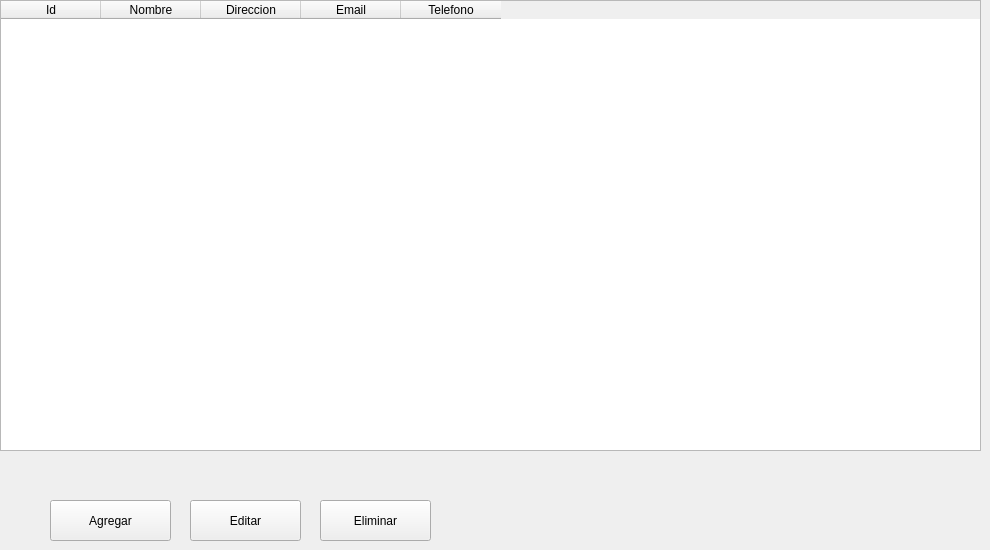
            <widget class="QWidget" name="clientes">
             <widget class="QPushButton" name="btn_eliminarC">
              <property name="geometry">
               <rect>
                <x>320</x>
                <y>500</y>
                <width>111</width>
                <height>41</height>
               </rect>
              </property>
              <property name="cursor">
               <cursorShape>PointingHandCursor</cursorShape>
              </property>
              <property name="text">
               <string>Eliminar</string>
              </property>
              <property name="icon">
               <iconset>
                <normaloff>img/basura.png</normaloff>img/basura.png</iconset>
              </property>
              <property name="iconSize">
               <size>
                <width>40</width>
                <height>40</height>
               </size>
              </property>
             </widget>
             <widget class="QTableWidget" name="tbl_clientes">
              <property name="geometry">
               <rect>
                <x>0</x>
                <y>0</y>
                <width>981</width>
                <height>451</height>
               </rect>
              </property>
              <property name="styleSheet">
               <string notr="true">#tbl_clientes{
color:white
}

</string>
              </property>
              <column>
               <property name="text">
                <string>Id</string>
               </property>
              </column>
              <column>
               <property name="text">
                <string>Nombre</string>
               </property>
              </column>
              <column>
               <property name="text">
                <string>Direccion</string>
               </property>
              </column>
              <column>
               <property name="text">
                <string>Email</string>
               </property>
              </column>
              <column>
               <property name="text">
                <string>Telefono</string>
               </property>
              </column>
             </widget>
             <widget class="QPushButton" name="btn_agregarC">
              <property name="geometry">
               <rect>
                <x>50</x>
                <y>500</y>
                <width>121</width>
                <height>41</height>
               </rect>
              </property>
              <property name="cursor">
               <cursorShape>PointingHandCursor</cursorShape>
              </property>
              <property name="text">
               <string>Agregar</string>
              </property>
              <property name="icon">
               <iconset>
                <normaloff>img/agregar.png</normaloff>img/agregar.png</iconset>
              </property>
              <property name="iconSize">
               <size>
                <width>40</width>
                <height>40</height>
               </size>
              </property>
             </widget>
             <widget class="QPushButton" name="btn_editarC">
              <property name="geometry">
               <rect>
                <x>190</x>
                <y>500</y>
                <width>111</width>
                <height>41</height>
               </rect>
              </property>
              <property name="cursor">
               <cursorShape>PointingHandCursor</cursorShape>
              </property>
              <property name="text">
               <string>Editar</string>
              </property>
              <property name="icon">
               <iconset>
                <normaloff>img/actualizar.png</normaloff>img/actualizar.png</iconset>
              </property>
              <property name="iconSize">
               <size>
                <width>40</width>
                <height>40</height>
               </size>
              </property>
             </widget>
            </widget>
